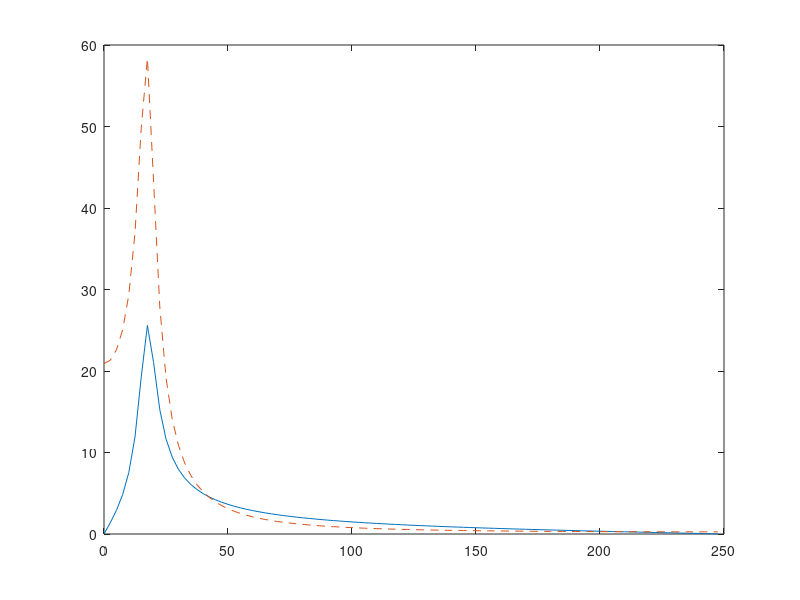
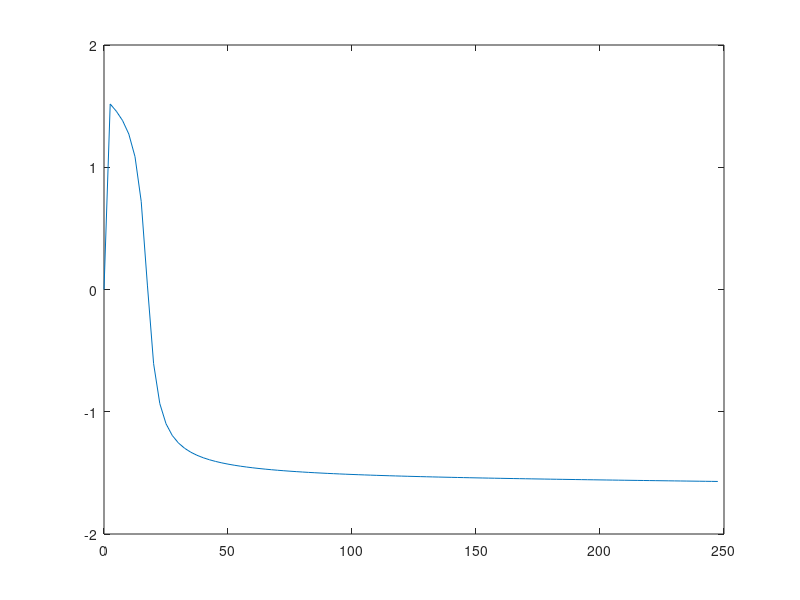
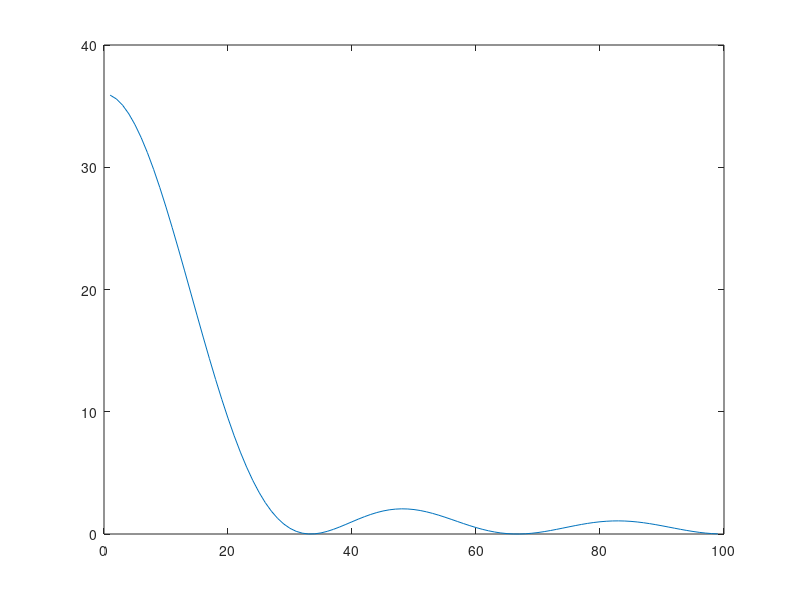
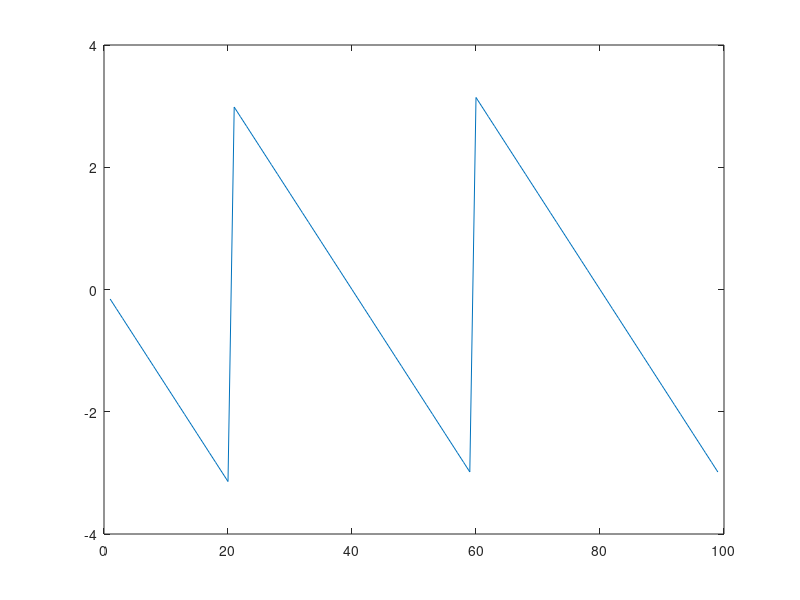

MATLAB code to generate these figures, in order:
close all
clear all
f = linspace(0,250,101);
f = f(1:100);

H = (1-exp(-4*j*pi.*f/500))./(1- 1.875*exp(-2*j*pi.*f/500) +0.9219*exp(-4*j*pi.*f/500))
H2 = (1)./(1- 1.874*exp(-2*j*pi.*f/500) +0.9218*exp(-4*j*pi.*f/500))

plot(f,abs(H))
hold on
plot(f,abs(H2),'--')

figure
plot(f,angle(H))

A = [(f/250)' 1/25*abs(H)'];
save('-ascii','module_passebande1.txt','A')


A = [(f/250)' 1/3*angle(H)'];
save('-ascii','argument_passebande1.txt','A')

f = linspace(0,100,101);
f = f(1:100);

H = (1-exp(-12*j*pi.*f/200)).^2./(1- exp(-2*j*pi.*f/200)).^2;
figure
plot(f,abs(H))
figure
plot(f,angle(H))

A = [(f/100)' 1/36*abs(H)'];
A = A(2:100,:);
save('-ascii','module_passebas.txt','A')

A = [(f/100)' (angle(H)/pi/2)'];
A = A(2:100,:);
save('-ascii','argument_passebas.txt','A')

f = linspace(0,100,101);
f = f(1:100);

H =  exp(-36*j*pi.*f/200) - 1/32*(1-exp(-72*j*pi.*f/200)).^1./(1- exp(-2*j*pi.*f/200)).^1;
figure
plot(f,abs(H))
figure
plot(f,angle(H))

A = [(f/100)' abs(H)'];
A = A(2:100,:);
save('-ascii','module_passehaut.txt','A')

A = [(f/100)' (angle(H)/pi/2)'];
A = A(2:100,:);
save('-ascii','argument_passehaut.txt','A')



f = linspace(0,100,101);
f = f(1:100);

H = ((1-exp(-12*j*pi.*f/200)).^2./(1- exp(-2*j*pi.*f/200)).^2).*(exp(-36*j*pi.*f/200) - 1/36*(1-exp(-72*j*pi.*f/200)).^1./(1- exp(-2*j*pi.*f/200)).^1);
figure
plot(f,abs(H))
figure
plot(f,angle(H))

A = [(f/100)' 1/63*abs(H)'];
A = A(2:100,:);
save('-ascii','module_passebande.txt','A')

A = [(f/100)' (angle(H)/pi/2)'];
A = A(2:100,:);
save('-ascii','argument_passebande.txt','A')


data = csvread('ECG_Values.csv')
y_vals = interp1(data(:,1),data(:,2),linspace(0,data(632,1),87))
y_vals = -y_vals+110;
x_vals = linspace(0,data(632,1),87)
f = linspace(0,200,201);
f = f(1:200);

A = [(2*x_vals/max(x_vals))' (y_vals/max(y_vals))'];
A;
save('-ascii','signal_ECG.txt','A')

ECG = abs(fft(y_vals,100));
figure
plot(f(1:100),ECG(1:100)/max(ECG))
A = [(2*f(1:100)/max(f(1:100)))' (ECG(1:100)/max(ECG))'];
A;
save('-ascii','module_ECG.txt','A')


f = linspace(0,200,176);
f = f(1:175);
H = ((1-exp(-12*j*pi.*f/200)).^2./(1- exp(-2*j*pi.*f/200)).^2).*(exp(-32*j*pi.*f/200) - 1/32*(1-exp(-64*j*pi.*f/200)).^1./(1- exp(-2*j*pi.*f/200)).^1);
H(1) = 1-1/36
ECG = fft(y_vals,175);
%ECG_PB = H(2:87).*ECG(2:87);
ECG_PB = H.*ECG;
figure
%plot(f,abs(ECG_PB)/max(abs(ECG_PB)))
plot(abs(ECG_PB)/max(abs(ECG_PB)))

f = linspace(0,200,88);
f = f(1:87);
H = ((1-exp(-12*j*pi.*f/200)).^2./(1- exp(-2*j*pi.*f/200)).^2).*(exp(-32*j*pi.*f/200) - 1/32*(1-exp(-64*j*pi.*f/200)).^1./(1- exp(-2*j*pi.*f/200)).^1);
H(1) = 1-1/32
figure
ht = real(ifft(H))
hpb = conv(y_vals,fliplr(ht),"same")
plot(hpb)

figure
hold on
plot(real(ifft(ECG_PB)))
plot(hpb)
plot(imag(ifft(ECG_PB)))
A = [(2.*linspace(0,0.43,87)/0.43)' (real(ifft(ECG_PB(1:87)))/1505)'];
A;
%save('-ascii','bp_sig_ECG.txt','A')

